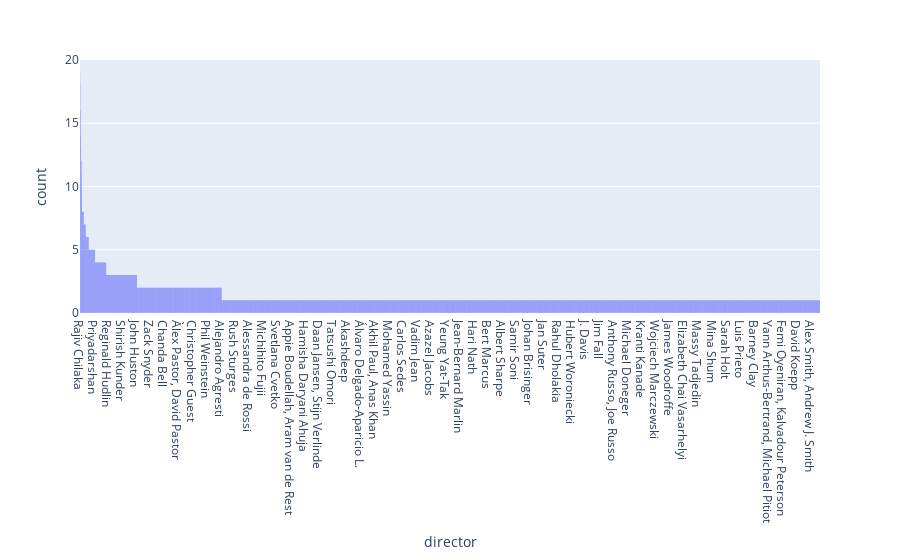

The notebook cell saved with this chart:
### Markdown cell above
### Director Analysis

### Code cell
new_df = df['director'].value_counts().sum
new_df
px.histogram(df, x='director').update_xaxes(categoryorder='total descending')

### Figure 1 — Plotly figure (JSON) as saved in the notebook; plotly's stock layout.template omitted (floating-point values rounded to 4 significant figures; data arrays with more than 128 entries replaced by an {"elided": "..."} marker saying what was removed)
{"data": [{"alignmentgroup": "True", "bingroup": "x", "hovertemplate": "director=%{x}<br>count=%{y}<extra></extra>", "legendgroup": "", "marker": {"color": "#636efa", "pattern": {"shape": ""}}, "name": "", "offsetgroup": "", "orientation": "v", "showlegend": false, "type": "histogram", "x": {"elided": "8807 str values"}, "xaxis": "x", "yaxis": "y"}], "layout": {"barmode": "relative", "legend": {"tracegroupgap": 0}, "margin": {"t": 60}, "xaxis": {"anchor": "y", "categoryorder": "total descending", "domain": [0, 1], "title": {"text": "director"}}, "yaxis": {"anchor": "x", "domain": [0, 1], "title": {"text": "count"}}}}
